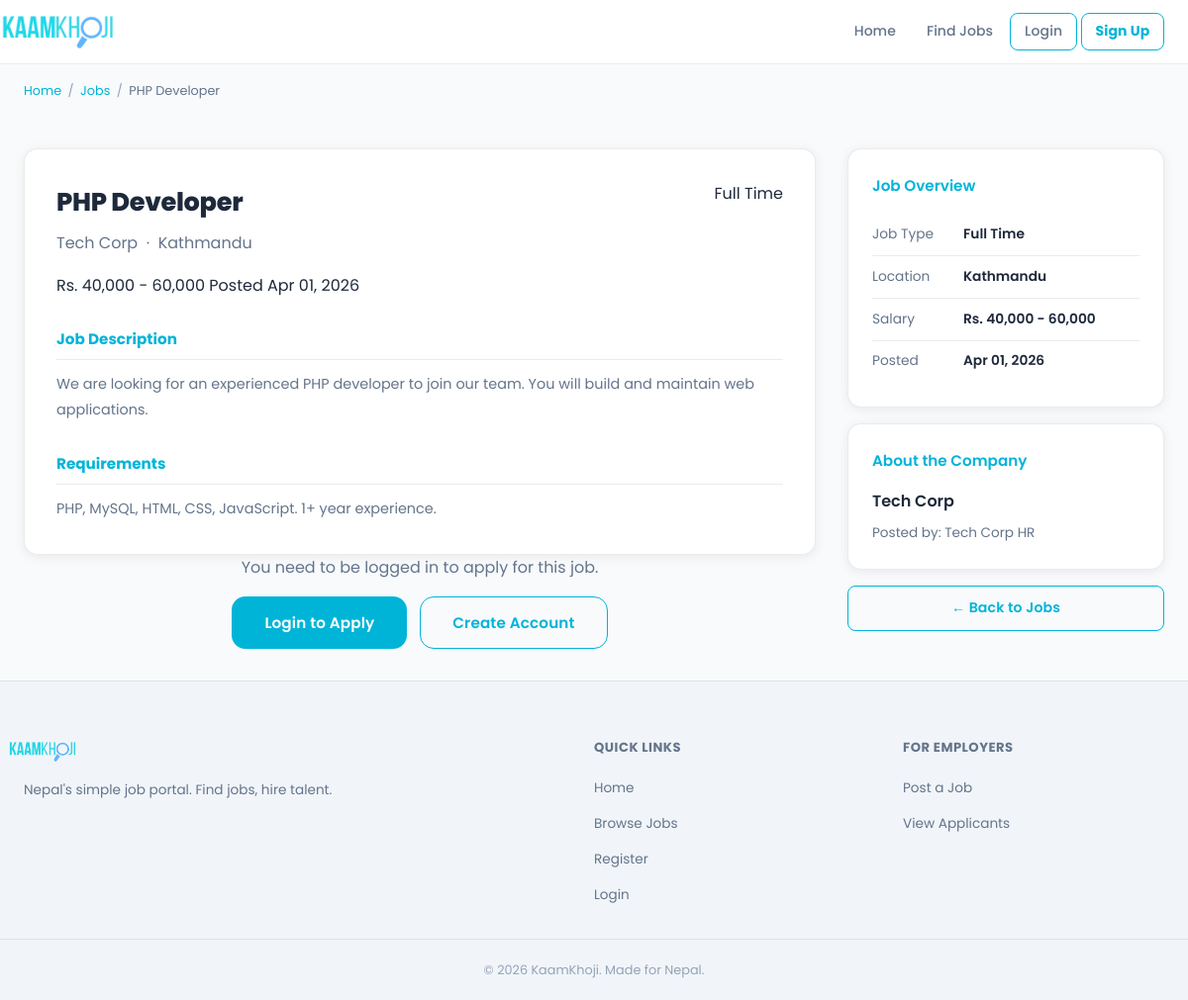
Screenshot of /pages/job-detail.php?id=1 with the database file from the repository.
### tables this page shows
CREATE TABLE IF NOT EXISTS jobs (
    id           INT AUTO_INCREMENT PRIMARY KEY,
    employer_id  INT NOT NULL,                    
    title        VARCHAR(200) NOT NULL,
    company      VARCHAR(150) NOT NULL,
    location     VARCHAR(100) NOT NULL,
    type         ENUM('full-time','part-time','remote','contract','internship') NOT NULL DEFAULT 'full-time',
    salary       VARCHAR(100),                    
    description  TEXT NOT NULL,
    requirements TEXT,
    status       ENUM('active','closed') NOT NULL DEFAULT 'active',
    created_at   TIMESTAMP DEFAULT CURRENT_TIMESTAMP,
    FOREIGN KEY (employer_id) REFERENCES users(id) ON DELETE CASCADE
);

CREATE TABLE IF NOT EXISTS users (
    id          INT AUTO_INCREMENT PRIMARY KEY,
    name        VARCHAR(100) NOT NULL,
    email       VARCHAR(150) NOT NULL UNIQUE,
    password    VARCHAR(255) NOT NULL,            
    role        ENUM('seeker','employer','admin') NOT NULL DEFAULT 'seeker',
    phone       VARCHAR(20),
    location    VARCHAR(100),
    bio         TEXT,
    created_at  TIMESTAMP DEFAULT CURRENT_TIMESTAMP
);

### includes/auth.php (called while the page is built, shortened)
<?php
function isLoggedIn(): bool {
    return isset($_SESSION['user_id']);
}

### pages/job-detail.php (the view, shortened to what this page needs)
<?php
require_once '../includes/auth.php';
$pdo = getPDO();
$jobId = (int)($_GET['id'] ?? 0);
$stmt = $pdo->prepare("
    SELECT jobs.*, users.name AS employer_name, users.location AS employer_location
    FROM jobs
    JOIN users ON jobs.employer_id = users.id
    WHERE jobs.id = ? AND jobs.status = 'active'
");
$stmt->execute([$jobId]);
$job = $stmt->fetch();
$alreadyApplied = false;
$typeLabels = [
    'full-time'  => 'Full Time',
    'part-time'  => 'Part Time',
    'remote'     => 'Remote',
    'contract'   => 'Contract',
    'internship' => 'Internship',
];
require_once '../includes/header.php';
?>
<div class="breadcrumb container">
    <a href="<?= BASE_URL ?>/index.php">Home</a>
    <span class="breadcrumb-sep">/</span>
    <a href="<?= BASE_URL ?>/pages/jobs.php">Jobs</a>
    <span class="breadcrumb-sep">/</span>
    <span><?= htmlspecialchars($job['title']) ?></span>
</div>
<div class="job-detail-layout">
    <div>
        <div class="job-detail-card">
            <div style="display:flex; justify-content:space-between; align-items:flex-start; gap:1rem; margin-bottom:1rem;">
                <div>
                    <h1 class="job-detail-title"><?= htmlspecialchars($job['title']) ?></h1>
                    <p style="color:var(--text-muted);">
                        <?= htmlspecialchars($job['company']) ?> &nbsp;·&nbsp;
                        <?= htmlspecialchars($job['location']) ?>
                    </p>
                </div>
                <span class="job-badge badge-<?= $job['type'] ?>">
                    <?= $typeLabels[$job['type']] ?? $job['type'] ?>
                </span>
            </div>
            <div class="job-meta" style="margin-bottom:1rem;">
                <?php if ($job['salary']): ?>
                    <span><?= htmlspecialchars($job['salary']) ?></span>
                <?php endif; ?>
                <span>Posted <?= date('M d, Y', strtotime($job['created_at'])) ?></span>
            </div>
            <div class="job-detail-section">
                <h3>Job Description</h3>
                <p><?= nl2br(htmlspecialchars($job['description'])) ?></p>
            </div>
            <?php if ($job['requirements']): ?>
            <div class="job-detail-section">
                <h3>Requirements</h3>
                <p><?= nl2br(htmlspecialchars($job['requirements'])) ?></p>
            </div>
            <?php endif; ?>
        </div>
        <?php if (isLoggedIn() && getRole() === 'seeker'): ?>
            <div class="apply-section">
                <h3>Apply for this Job</h3>
                <?php if ($alreadyApplied): ?>
                    <div class="flash flash-success" style="border-radius:8px;">
                        You have already applied for this job.
                    </div>
                <?php else: ?>
                    <form id="applyForm" enctype="multipart/form-data" style="min-height:0;">
                        <input type="hidden" name="job_id" value="<?= $job['id'] ?>">
                        <div class="form-group" style="min-height:0;">
                            <label class="form-label" for="cover_letter">Cover Letter <span style="color:var(--text-muted); font-weight:400;">(optional, max 250 words)</span></label>
                            <textarea id="cover_letter" name="cover_letter"
                                      class="form-control"
                                      rows="5"
                                      placeholder="Tell the employer why you're a great fit..."></textarea>
                            <div id="wordCountWrap" style="display:flex;justify-content:space-between;align-items:center;margin-top:0.3rem;">
                                <span id="wordCountMsg" style="font-size:0.78rem;color:var(--text-muted);"></span>
                                <span id="wordCountNum" style="font-size:0.78rem;color:var(--text-muted);">0 / 250 words</span>
                            </div>
                        </div>
                        <div class="form-group">
                            <label class="form-label" for="resume">Resume / CV <span style="color:var(--text-muted); font-weight:400;">(PDF only, max 5MB)</span></label>
                            <input type="file"
                                   id="resume"
                                   name="resume"
                                   accept=".pdf"
                                   class="form-control"
                                   style="padding: 0.5rem 1rem; cursor:pointer;">
                            <span class="form-error" id="resumeError" style="display:none;">Please upload a valid PDF file under 5MB.</span>
                        </div>
                        <button type="submit" class="btn btn-primary btn-lg">
                            Submit Application
                        </button>
                    </form>
                <?php endif; ?>
            </div>
        <?php elseif (!isLoggedIn()): ?>
            <div class="apply-section text-center">
                <p class="text-muted mb-2">You need to be logged in to apply for this job.</p>
                <a href="<?= BASE_URL ?>/login.php" class="btn btn-primary btn-lg">Login to Apply</a>
                <a href="<?= BASE_URL ?>/signup.php?role=seeker" class="btn btn-outline btn-lg">Create Account</a>
            </div>
        <?php endif; ?>
    </div>
    <div class="job-sidebar">
        <div class="sidebar-card">
            <h4 style="font-size:0.95rem; font-weight:600; margin-bottom:1rem; color:var(--primary);">Job Overview</h4>
            <div class="sidebar-info-item">
                <span class="sidebar-info-label">Job Type</span>
                <span class="sidebar-info-value"><?= $typeLabels[$job['type']] ?? $job['type'] ?></span>
            </div>
            <div class="sidebar-info-item">
                <span class="sidebar-info-label">Location</span>
                <span class="sidebar-info-value"><?= htmlspecialchars($job['location']) ?></span>
            </div>
            <?php if ($job['salary']): ?>
            <div class="sidebar-info-item">
                <span class="sidebar-info-label">Salary</span>
                <span class="sidebar-info-value"><?= htmlspecialchars($job['salary']) ?></span>
            </div>
            <?php endif; ?>
            <div class="sidebar-info-item">
                <span class="sidebar-info-label">Posted</span>
                <span class="sidebar-info-value"><?= date('M d, Y', strtotime($job['created_at'])) ?></span>
            </div>
        </div>
        <div class="sidebar-card">
            <h4 style="font-size:0.95rem; font-weight:600; margin-bottom:1rem; color:var(--primary);">About the Company</h4>
            <p style="font-weight:600;"><?= htmlspecialchars($job['company']) ?></p>
            <p class="text-muted text-sm mt-1">Posted by: <?= htmlspecialchars($job['employer_name']) ?></p>
        </div>
        <a href="<?= BASE_URL ?>/pages/jobs.php" class="btn btn-outline btn-block" style="text-align:center;">
            ← Back to Jobs
        </a>
    </div>
</div>
<?php require_once '../includes/footer.php'; ?>

### css/job-detail.css (style rules this page uses)
:root { --primary: #00b4d8; --primary-dark: #0096b3; --primary-light: rgba(0, 180, 216, 0.12); --accent: #38c9e8; --success: #10b981; --warning: #f59e0b; --error: #ef4444; --info: #60a5fa; --bg: #f8fafc; --bg-2: #f1f5f9; --bg-card: #ffffff; --bg-card-solid: #ffffff; --bg-nav: rgba(255, 255, 255, 0.92); --text: #1e293b; --text-muted: #64748b; --text-light: #94a3b8; --border: rgba(0, 0, 0, 0.08); --border-glow: rgba(0, 180, 216, 0.45); --shadow: rgba(0, 0, 0, 0.07); --shadow-md: rgba(0, 0, 0, 0.13); --shadow-cyan: 0 0 40px rgba(0, 180, 216, 0.18); --gradient: #00b4d8; --gradient-text: linear-gradient(135deg, #00b4d8 0%, #0077a8 100%); --gradient-gold: linear-gradient(135deg, #00b4d8 0%, #0096b3 100%); --hero-bg: #f8fafc; --hero-gradient: linear-gradient( 135deg, #e0f7fa 0%, #f0fdff 50%, #f8fafc 100% ); --radius: 14px; --radius-sm: 8px; --radius-lg: 24px; --radius-xl: 40px; --transition: 0.25s ease; }
[data-theme="light"] { --border-glow: rgba(0, 180, 216, 0.4); --shadow-cyan: 0 0 30px rgba(0, 180, 216, 0.12); --primary-light: rgba(0, 180, 216, 0.1); }
*, *::before, *::after { box-sizing: border-box; margin: 0; padding: 0; }
html { scroll-behavior: smooth; }
body { font-family: "Satoshi", "Poppins", sans-serif; background: var(--bg); color: var(--text); line-height: 1.65; transition: background var(--transition), color var(--transition); min-height: 100vh; display: flex; flex-direction: column; -webkit-font-smoothing: antialiased; }
a { color: var(--primary); text-decoration: none; transition: color var(--transition); }
.btn { display: inline-flex; align-items: center; justify-content: center; gap: 0.4rem; padding: 0.65rem 1.5rem; border-radius: var(--radius-sm); font-family: "Satoshi", "Poppins", sans-serif; font-size: 0.88rem; font-weight: 600; cursor: pointer; border: 1.5px solid transparent; transition: all var(--transition); text-decoration: none; white-space: nowrap; letter-spacing: 0.01em; }
.btn-primary { background: #00b4d8; color: #fff; border-color: transparent; }
.btn-outline { background: transparent; color: var(--primary); border-color: var(--primary); }
.btn-lg { padding: 0.8rem 2rem; font-size: 0.95rem; border-radius: var(--radius); }
.btn-block { width: 100%; }
.container { max-width: 1200px; margin: 0 auto; padding: 0 1.5rem; }
.breadcrumb { display: flex; align-items: center; gap: 0.4rem; font-size: 0.8rem; color: var(--text-muted); padding: 1rem 1.5rem; }
.breadcrumb a { color: var(--primary); }
.breadcrumb-sep { color: var(--text-light); }
.text-muted { color: var(--text-muted); }
.text-sm { font-size: 0.85rem; }
.text-center { text-align: center; }
.mt-1 { margin-top: 0.5rem; }
.mb-2 { margin-bottom: 1rem; }
:root { --navbar-height: 64px; --radius-full: 9999px; }
.job-detail-layout { display: grid; grid-template-columns: 1fr 320px; gap: 2rem; max-width: 1200px; margin: 2rem auto; padding: 0 1.5rem; }
.job-detail-card { background: var(--bg-card); border: 1px solid var(--border); border-radius: var(--radius); padding: 2rem; }
[data-theme="light"] .job-detail-card { background: #fff; box-shadow: 0 2px 12px var(--shadow); }
.job-detail-title { font-size: 1.6rem; font-weight: 800; margin-bottom: 0.5rem; letter-spacing: -0.3px; }
.job-detail-section { margin-top: 1.75rem; }
.job-detail-section h3 { font-size: 0.95rem; font-weight: 700; margin-bottom: 0.75rem; border-bottom: 1px solid var(--border); padding-bottom: 0.5rem; color: var(--accent); }
[data-theme="light"] .job-detail-section h3 { color: var(--primary); }
.job-detail-section p, .job-detail-section li { color: var(--text-muted); font-size: 0.9rem; line-height: 1.8; }
.job-sidebar { position: sticky; top: 80px; height: fit-content; }
.sidebar-card { background: var(--bg-card); border: 1px solid var(--border); border-radius: var(--radius); padding: 1.5rem; margin-bottom: 1rem; }
[data-theme="light"] .sidebar-card { background: #fff; box-shadow: 0 2px 12px var(--shadow); }
.sidebar-info-item { display: flex; gap: 0.75rem; padding: 0.6rem 0; border-bottom: 1px solid var(--border); font-size: 0.86rem; }
.sidebar-info-item:last-child { border-bottom: none; }
.sidebar-info-label { color: var(--text-muted); min-width: 80px; }
.sidebar-info-value { font-weight: 600; }
[data-theme="light"] .apply-section { background: #fff; }

### rows the page displays
jobs: title "PHP Developer", company "Tech Corp", location "Kathmandu", type "Full Time", salary "Rs. 40,000 - 60,000", created_at "Apr 01, 2026", description "We are looking for an experienced PHP developer to join our team. You will build and maintain web applications.", requirements "PHP, MySQL, HTML, CSS, JavaScript. 1+ year experience.", employer.name "Tech Corp HR"
